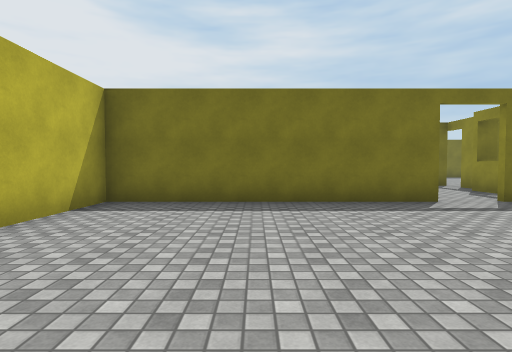
View 1 (above)

18 first-person views from a walk through a Unity game level. The camera is 1.3 m above the floor, tilts 2° down and sees 80° across. The floor is counted in squares, 2 m on a side. Each view is taken from the middle of a square. On the plan, view 1 faces up. The plan holds only what a view shows up to about 10 squares ahead; the rest is blank. The place goes on beyond the plan. The player character is not drawn. Some surface patterns are stand-ins.

View 2
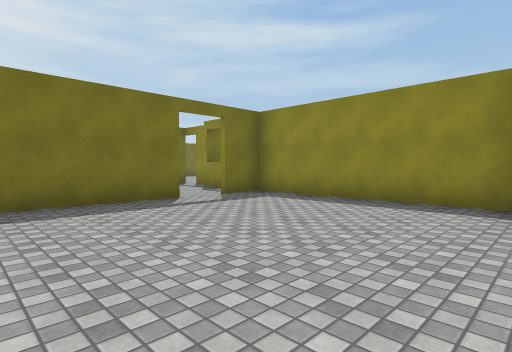

View 3
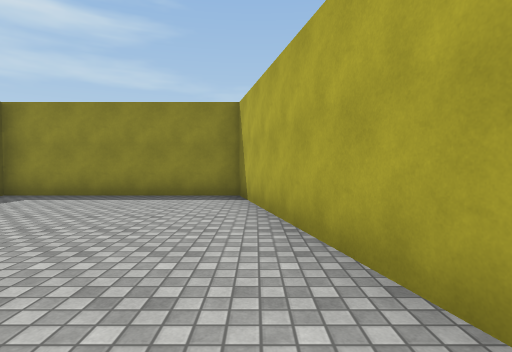

View 4
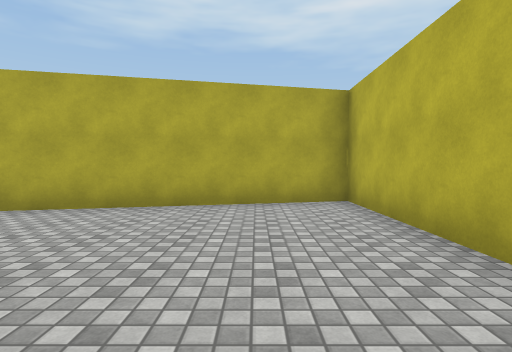

View 5
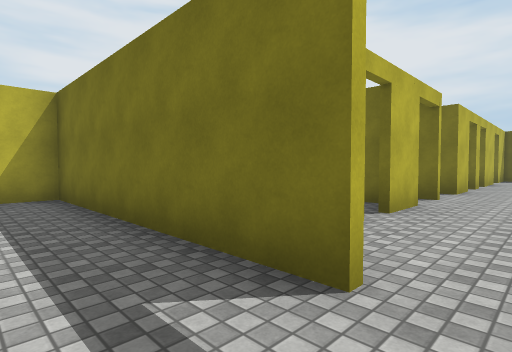

View 6
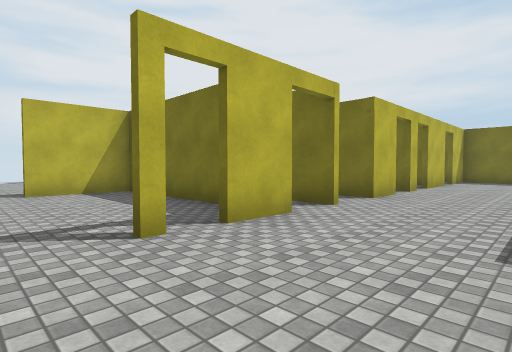

View 7
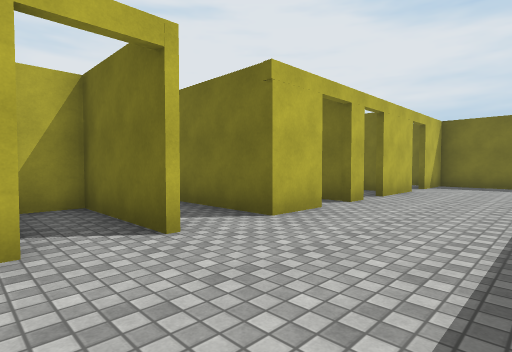

View 8
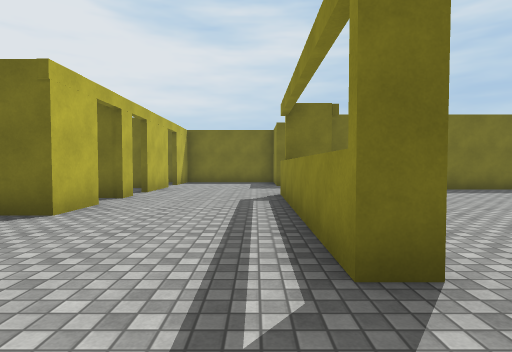

View 9
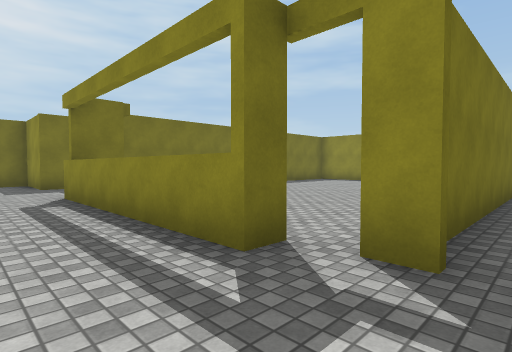

View 10
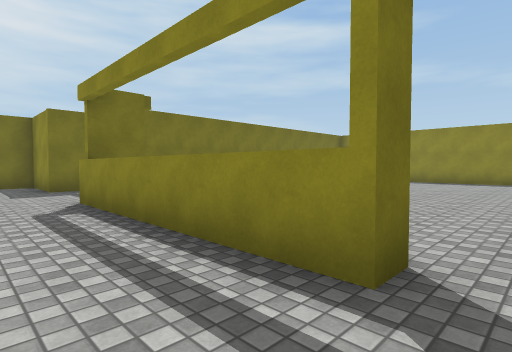

View 11
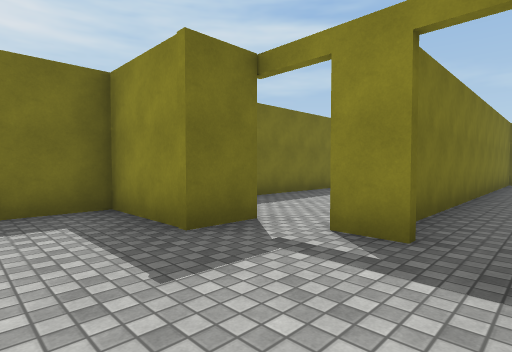

View 12
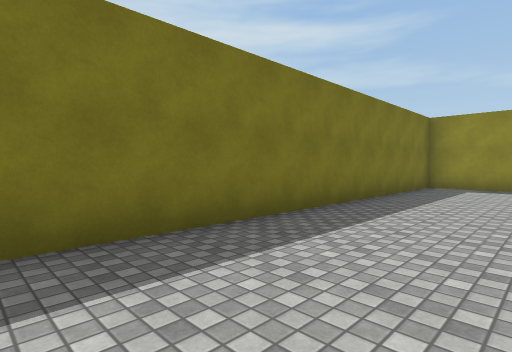

View 13
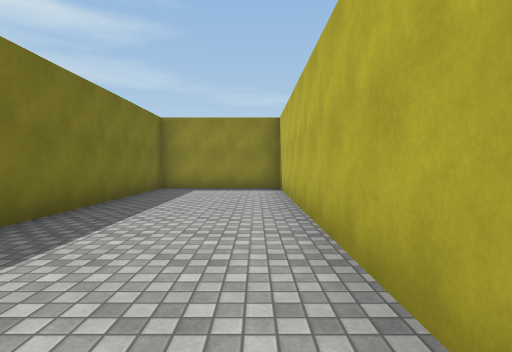

View 14
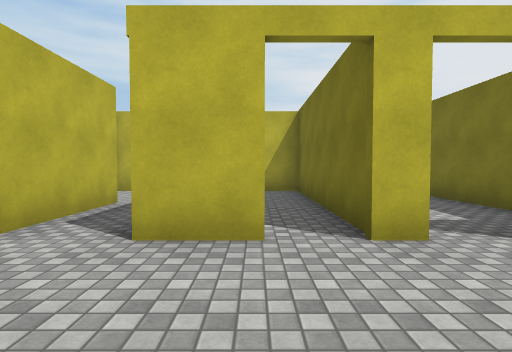

View 15
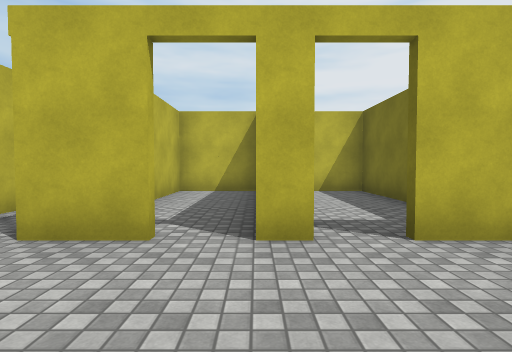

View 16
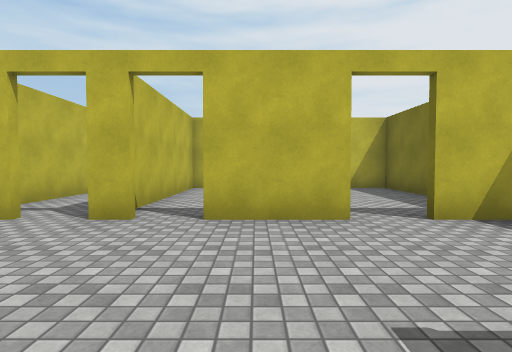

View 17
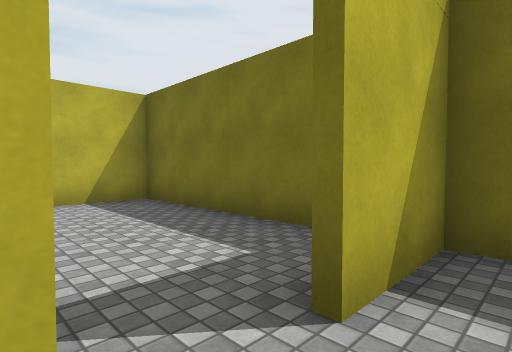

View 18
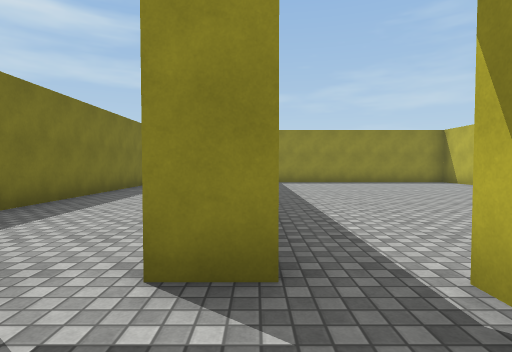

### Floor plan
Key: @ floor where view 1 was taken; # wall or solid block; x gap in a wall; . floor.
Columns run from 5 left of view 1 to 17 right of it. Each row starts with its distance up from view 1.
 20   #####################
 19   #... #...#..........#
 18   #....x...#..........#
 17   ######..............#
 16   #....#....###########
 15   #........##........
 14   ######...# ........
 13   #....x.... ........
 12   ######.............
 11   # ..................
 10   #..###...x..........#
  9   ######...#######
  8   #........#
  7 .......#...#
  6      ......#
  5   #######.##
  4   #........#
  3   #........#
  2   #........#
  1   #........#
  0   #..@.#####
 -1   ######
 -2   ##

Where each view was taken, in squares from view 1:
view 1: 0 up, 0 right, facing up
view 2: 0 up, 0 right, facing up-right
view 3: 0 up, 1 left, facing right
view 4: 4 up, 1 left, facing down
view 5: 4 up, 4 right, facing up-left
view 6: 6 up, 5 right, facing up-left
view 7: 9 up, 5 right, facing up-left
view 8: 8 up, 5 right, facing up
view 9: 8 up, 4 right, facing up-right
view 10: 9 up, 4 right, facing up-right
view 11: 15 up, 4 right, facing up-right
view 12: 17 up, 7 right, facing up-right
view 13: 17 up, 8 right, facing right
view 14: 13 up, 5 right, facing left
view 15: 14 up, 5 right, facing left
view 16: 16 up, 6 right, facing left
view 17: 17 up, 3 right, facing up-left
view 18: 16 up, 5 right, facing right
